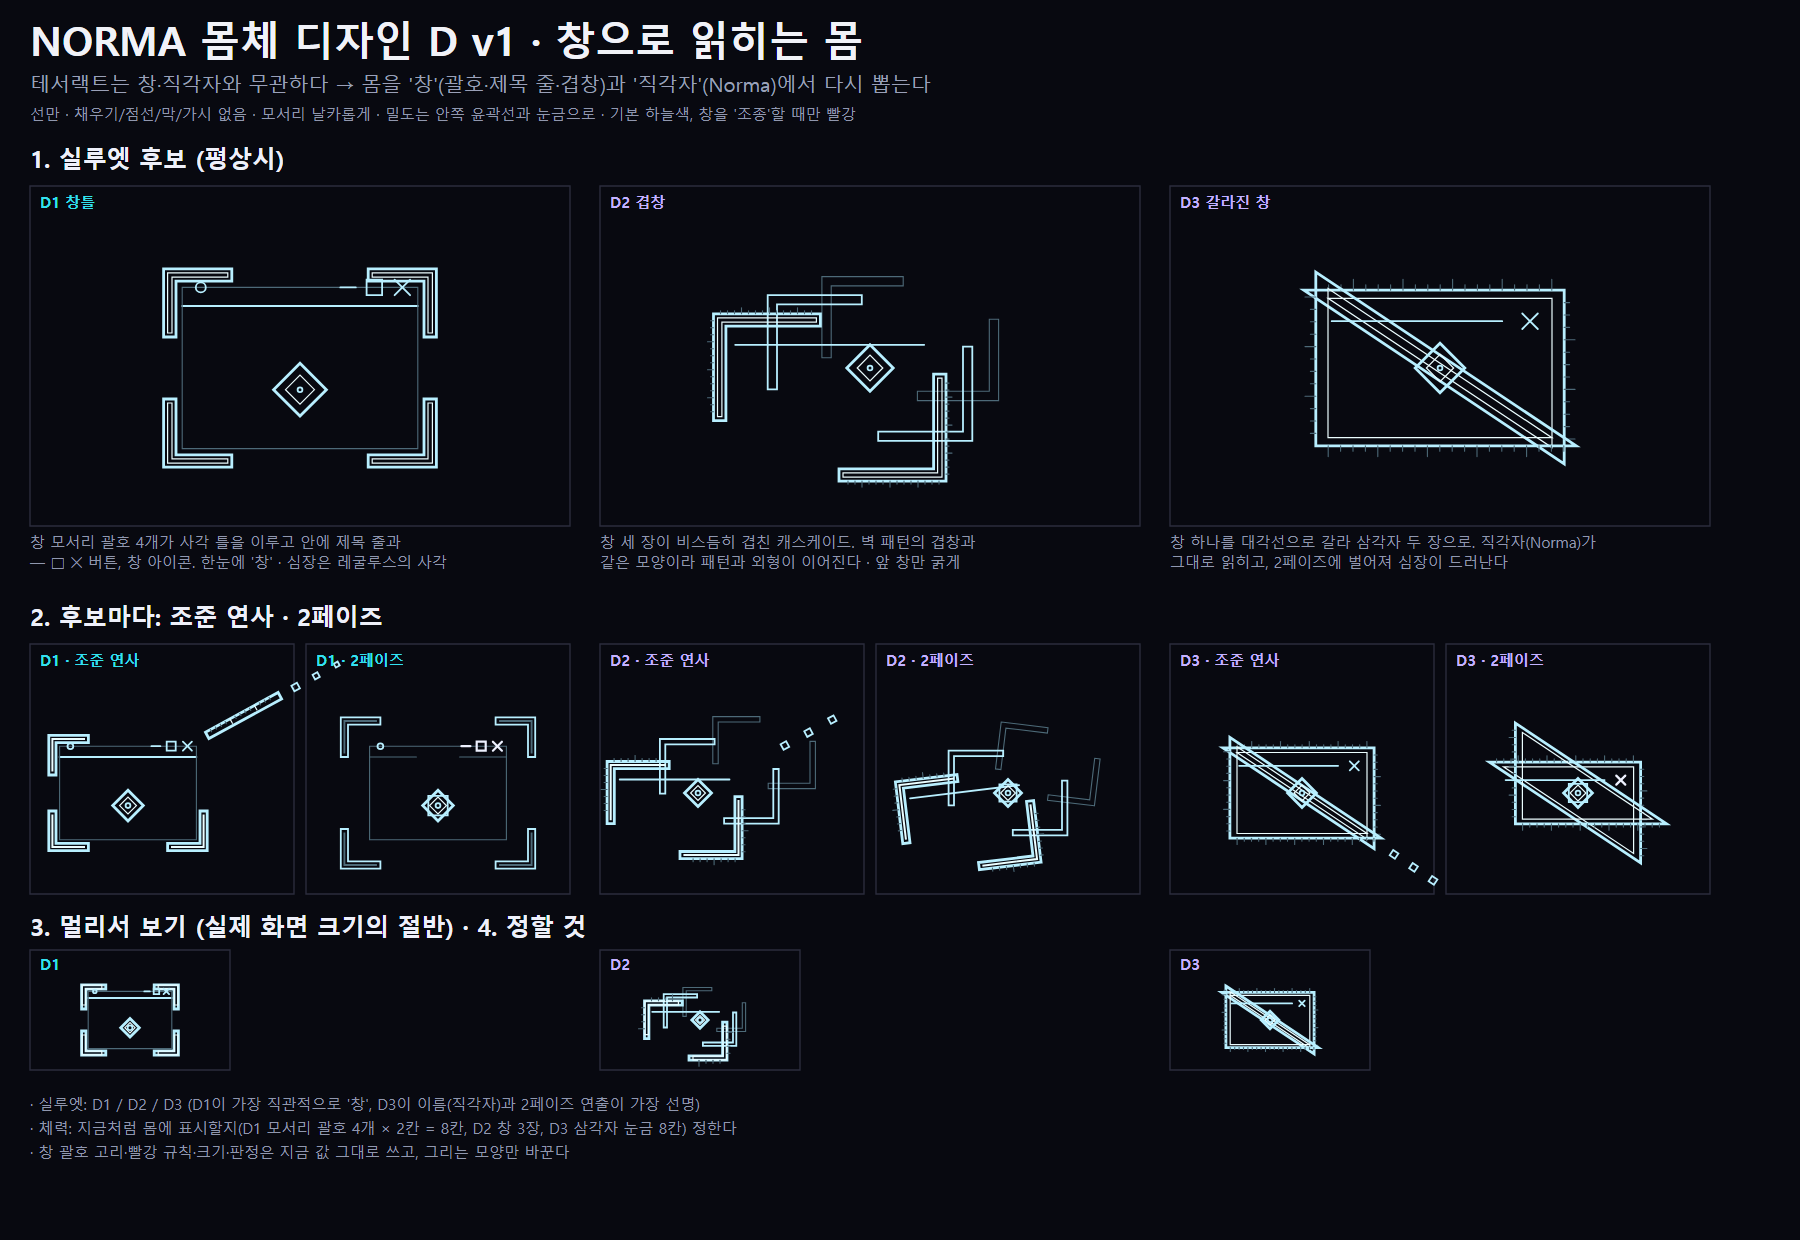

Here is the Python script that generated this plot:
"""NORMA body design D v1 (SVG): a body that reads as a WINDOW, not a tesseract.

The boss is the window boss and its name is the carpenter's square (Norma et
Regula). Candidates reuse the helpers of design A (set squares, rule, heart,
shards) and add window cues: pane corner brackets, a title bar with its three
buttons, cascaded panes, a pane cut by a diagonal into two set triangles.
Lines only: no fills, no dashed lines, no plates, no thorn spikes.
Usage: python Norma_Body_Design_D_v1.py <out_dir>
"""
import math, os, sys

src = open(os.path.join(os.path.dirname(os.path.abspath(__file__)), "Norma_Body_Design_A_v1.py"),
           encoding="utf-8").read()
exec(src[:src.index("def board():")])   # STYLE, Svg, xf, set_square, heart, rule, shard, player, frame


def corner_bracket(S, cx, cy, sx, sy, arm, th, cls="it"):
    """A pane corner bracket whose outer corner sits at (cx, cy); sx, sy = -1/+1
    say which corner of the pane it is (arms run inward)."""
    T = lambda u, v: (cx - sx * u, cy - sy * v)
    set_square(S, T, arm, th, cls, ticks=False)


def window_buttons(S, x, y, s, lit=False):
    """Minimise, maximise, close glyphs, right-aligned at (x, y)."""
    c = "w" if lit else "i"
    S.line(c, x - 44 * s, y, x - 34 * s, y)                                   # minimise
    S.rect(c, x - 27 * s, y - 5 * s, 10 * s, 10 * s)                          # maximise
    S.line(c, x - 9 * s, y - 5 * s, x + 1 * s, y + 5 * s)                     # close
    S.line(c, x - 9 * s, y + 5 * s, x + 1 * s, y - 5 * s)


# ---------- D1: the window frame ----------

def norma_d1(S, x, y, s=1.0, state="idle", aim=-0.5):
    W, H = 176 * s, 128 * s
    spread = 20 * s if state == "p2" else 0.0
    arm, th = 44 * s, 8 * s
    for sx, sy in ((-1, -1), (1, -1), (1, 1), (-1, 1)):
        d = spread
        if state == "fire" and (sx, sy) == (1, -1):
            continue                                          # this corner becomes the barrel
        corner_bracket(S, x + sx * (W / 2 + d), y + sy * (H / 2 + d), sx, sy, arm, th,
                       "i" if state == "p2" else "it")
    # inner contour and the title bar
    iw, ih = W / 2 - 12 * s, H / 2 - 12 * s
    ty = y - H / 2 + 24 * s
    if state == "p2":
        S.line("id", x - iw, ty, x - 24 * s, ty)
        S.line("id", x + 24 * s, ty, x + iw, ty)
    else:
        S.line("i", x - iw, ty, x + iw, ty)
    S.poly("id", [(x - iw, y - ih), (x + iw, y - ih), (x + iw, y + ih), (x - iw, y + ih)])
    S.circle("i", x - iw + 12 * s, y - H / 2 + 12 * s, 3.2 * s)               # the window's icon
    window_buttons(S, x + iw - 6 * s, y - H / 2 + 12 * s, s, lit=(state == "p2"))
    heart(S, x, y + 14 * s, 17 * s, "it", ang=0.0, open_=(state == "p2"))
    if state == "fire":
        # the top-right bracket stretches into a ruled barrel pointing at the target
        cx, cy = x + W / 2, y - H / 2
        T = xf(cx, cy, aim)
        S.poly("it", [T(0, -th / 2), T(92 * s, -th / 2), T(92 * s, th / 2), T(0, th / 2)])
        for k in range(1, 14):
            S.line("ih" if k % 5 == 0 else "id", *T(k * 6.2 * s, -th / 2), *T(k * 6.2 * s, -th / 2 + th * (0.7 if k % 5 == 0 else 0.35)))
        for k in range(3):
            shard(S, *T((112 + k * 26) * s, 0), aim, 7 * s * (1 - k * .15), "i")


# ---------- D2: cascaded panes ----------

def norma_d2(S, x, y, s=1.0, state="idle", aim=-0.5):
    spread = {"idle": 1.0, "fire": 1.0, "p2": 1.7}[state]
    n = 3
    for k in reversed(range(n)):                               # back panes first
        W, H = (150 - k * 18) * s, (108 - k * 14) * s
        ox, oy = (k - 1) * 26 * s * spread, -(k - 1) * 19 * s * spread
        if state == "fire":
            ox += k * 30 * s * math.cos(aim) * 0.9
            oy += k * 30 * s * math.sin(aim) * 0.9
        ang = (k - 1) * 0.10 * (spread - 0.5) if state == "p2" else 0.0
        T = xf(x + ox, y + oy, ang)
        cls = ("it", "i", "id")[k]
        arm, th = W * 0.46, (8 if k == 0 else 6) * s
        set_square(S, lambda u, v, T=T, W=W, H=H: T(-W / 2 + u, -H / 2 + v), arm, th, cls,
                   inset=(k == 0), ticks=(k == 0))
        set_square(S, lambda u, v, T=T, W=W, H=H: T(W / 2 - u, H / 2 - v), arm, th, cls,
                   inset=(k == 0), ticks=(k == 0))
        if k == 0:
            S.line("i", *T(-W / 2 + th + 6 * s, -H / 2 + 20 * s), *T(W / 2 - th - 6 * s, -H / 2 + 20 * s))
    heart(S, x, y, 15 * s, "it", open_=(state == "p2"))
    if state == "fire":
        for k in range(3):
            shard(S, x + (110 + k * 30) * s * math.cos(aim), y + (110 + k * 30) * s * math.sin(aim), aim, 7 * s, "i")


# ---------- D3: a pane cut in two set triangles ----------

def tri(S, pts, s, ticks_on, cls="it"):
    S.poly(cls, pts)
    gx = sum(p[0] for p in pts) / 3
    gy = sum(p[1] for p in pts) / 3
    ins = [(gx + (px - gx) * 0.86, gy + (py - gy) * 0.86) for px, py in pts]
    S.poly("ih", ins)
    for (a, b) in ticks_on:
        p, q = pts[a], pts[b]
        ln = math.hypot(q[0] - p[0], q[1] - p[1])
        ux, uy = (q[0] - p[0]) / ln, (q[1] - p[1]) / ln
        nx, ny = -uy, ux
        if (gx - p[0]) * nx + (gy - p[1]) * ny > 0:
            nx, ny = -nx, -ny                                  # point away from the centre
        for k in range(1, int(ln / 8 / s)):
            d = k * 8 * s
            L = (7 if k % 4 == 0 else 3.5) * s
            S.line("id", p[0] + ux * d, p[1] + uy * d, p[0] + ux * d + nx * L, p[1] + uy * d + ny * L)


def norma_d3(S, x, y, s=1.0, state="idle", aim=-0.5):
    W, H = 168 * s, 112 * s
    gap = {"idle": 7.0, "fire": 7.0, "p2": 26.0}[state] * s
    ang = 0.0
    tl, tr, br, bl = (-W / 2, -H / 2), (W / 2, -H / 2), (W / 2, H / 2), (-W / 2, H / 2)
    # the cut runs top-left -> bottom-right; each half slides off its normal
    dx, dy = br[0] - tl[0], br[1] - tl[1]
    dl = math.hypot(dx, dy)
    nx, ny = -dy / dl, dx / dl
    T = xf(x, y, ang)
    up = [tl, tr, br]
    lo = [tl, br, bl]
    up = [T(px + nx * gap, py + ny * gap) for px, py in up]
    lo = [T(px - nx * gap, py - ny * gap) for px, py in lo]
    tri(S, up, s, [(0, 1), (1, 2)])
    tri(S, lo, s, [(2, 0), (0, 1)] if False else [(1, 2), (2, 0)])
    # the title bar rides the upper half, with its close mark in the right angle
    tb0, tb1 = T(-W / 2 + 18 * s + nx * gap, -H / 2 + 20 * s + ny * gap), T(W / 2 - 40 * s + nx * gap, -H / 2 + 20 * s + ny * gap)
    S.line("i", *tb0, *tb1)
    cx, cy = T(W / 2 - 22 * s + nx * gap, -H / 2 + 20 * s + ny * gap)
    S.line("w" if state == "p2" else "i", cx - 5 * s, cy - 5 * s, cx + 5 * s, cy + 5 * s)
    S.line("w" if state == "p2" else "i", cx - 5 * s, cy + 5 * s, cx + 5 * s, cy - 5 * s)
    heart(S, x, y, 16 * s, "it", ang=ang, open_=(state == "p2"))
    if state == "fire":
        da = math.atan2(H, W)          # the cut itself is the barrel
        hx, hy = T(W / 2, H / 2)
        for k in range(3):
            shard(S, hx + (22 + k * 26) * s * math.cos(da), hy + (22 + k * 26) * s * math.sin(da), da, 7 * s, "i")


CANDS = [
    ("D1  창틀", "hc", norma_d1,
     ["창 모서리 괄호 4개가 사각 틀을 이루고 안에 제목 줄과", "─ □ ✕ 버튼, 창 아이콘. 한눈에 '창' · 심장은 레굴루스의 사각"]),
    ("D2  겹창", "hv", norma_d2,
     ["창 세 장이 비스듬히 겹친 캐스케이드. 벽 패턴의 겹창과", "같은 모양이라 패턴과 외형이 이어진다 · 앞 창만 굵게"]),
    ("D3  갈라진 창", "hv", norma_d3,
     ["창 하나를 대각선으로 갈라 삼각자 두 장으로. 직각자(Norma)가", "그대로 읽히고, 2페이즈에 벌어져 심장이 드러난다"]),
]


def board():
    W, H = 1800, 1240
    S = Svg(W, H, "NORMA 몸체 디자인 D v1")
    S.text("t1", 30, 56, "NORMA 몸체 디자인 D v1 · 창으로 읽히는 몸")
    S.text("t2", 30, 92, "테서랙트는 창·직각자와 무관하다 → 몸을 '창'(괄호·제목 줄·겹창)과 '직각자'(Norma)에서 다시 뽑는다")
    S.text("s", 30, 120, "선만 · 채우기/점선/막/가시 없음 · 모서리 날카롭게 · 밀도는 안쪽 윤곽선과 눈금으로 · 기본 하늘색, 창을 '조종'할 때만 빨강")

    S.text("h", 30, 168, "1. 실루엣 후보 (평상시)")
    fw, fh, y1 = 540, 340, 186
    for i, (tag, cls, fn, cap) in enumerate(CANDS):
        fx = 30 + i * (fw + 30)
        frame(S, fx, y1, fw, fh, tag, cls, cap)
        fn(S, fx + fw / 2, y1 + fh / 2 + 12, 1.55, "idle")

    y2 = y1 + fh + 100
    S.text("h", 30, y2, "2. 후보마다: 조준 연사 · 2페이즈")
    mw, mh = 264, 250
    for i, (tag, cls, fn, cap) in enumerate(CANDS):
        for j, (state, label) in enumerate((("fire", "조준 연사"), ("p2", "2페이즈"))):
            fx = 30 + i * (fw + 30) + j * (mw + 12)
            fy = y2 + 18
            S.rect("frame", fx, fy, mw, mh)
            S.text(cls, fx + 10, fy + 22, f"{tag.split()[0]} · {label}")
            fn(S, fx + mw / 2 - (34 if state == "fire" and i != 2 else 0), fy + mh / 2 + 24, 0.9, state)
    S.text("h", 30, y2 + mh + 60, "3. 멀리서 보기 (실제 화면 크기의 절반) · 4. 정할 것")
    y3 = y2 + mh + 74
    for i, (tag, cls, fn, cap) in enumerate(CANDS):
        fx = 30 + i * (fw + 30)
        S.rect("frame", fx, y3, 200, 120)
        S.text(cls, fx + 10, y3 + 20, tag.split()[0])
        fn(S, fx + 100, y3 + 70, 0.55, "idle")
    S.lines("s", 30 + 3 * 0, y3 + 160, [
        "· 실루엣: D1 / D2 / D3  (D1이 가장 직관적으로 '창', D3이 이름(직각자)과 2페이즈 연출이 가장 선명)",
        "· 체력: 지금처럼 몸에 표시할지(D1 모서리 괄호 4개 × 2칸 = 8칸, D2 창 3장, D3 삼각자 눈금 8칸) 정한다",
        "· 창 괄호 고리·빨강 규칙·크기·판정은 지금 값 그대로 쓰고, 그리는 모양만 바꾼다",
    ], 24)
    S.save("Norma_Body_Design_D_v1.svg")


board()
print("ok")
